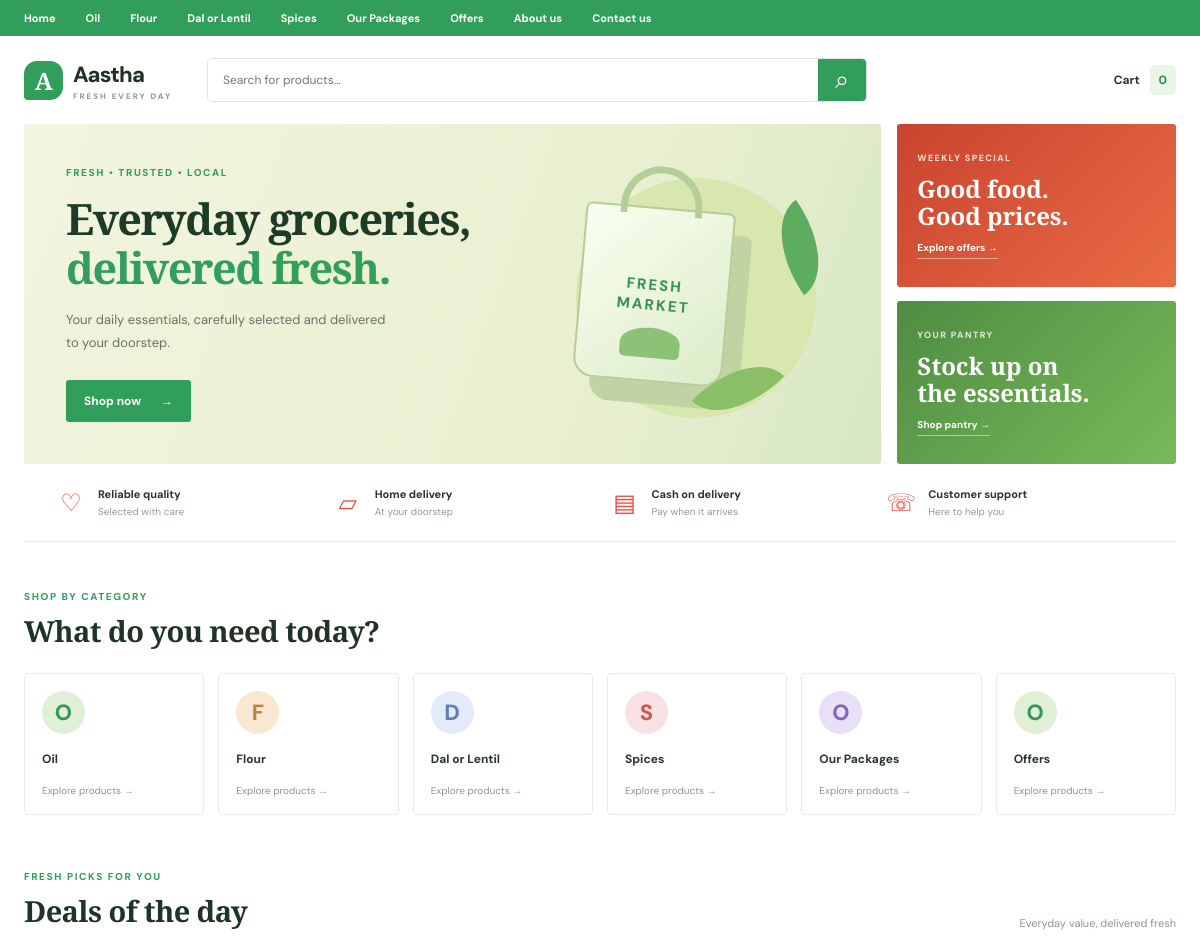
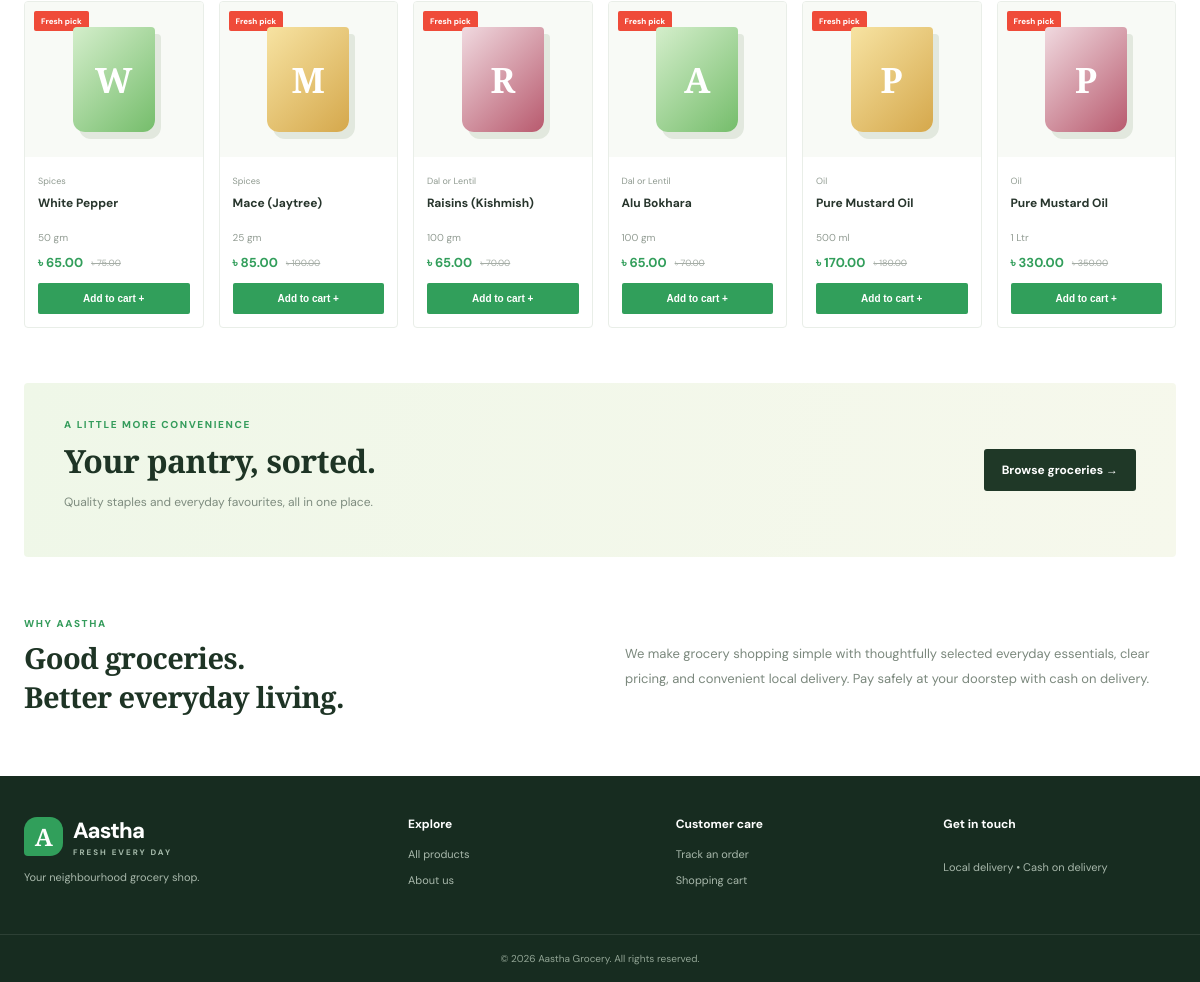
The page / on the database its author committed (2 pictures, top to bottom).
### tables this page shows
CREATE TABLE IF NOT EXISTS categories (
 id INT UNSIGNED AUTO_INCREMENT PRIMARY KEY,
 name VARCHAR(120) NOT NULL,
 slug VARCHAR(140) NOT NULL UNIQUE,
 image VARCHAR(255) DEFAULT NULL,
 sort_order INT NOT NULL DEFAULT 0,
 active TINYINT(1) NOT NULL DEFAULT 1,
 created_at TIMESTAMP DEFAULT CURRENT_TIMESTAMP
);

CREATE TABLE IF NOT EXISTS products (
 id INT UNSIGNED AUTO_INCREMENT PRIMARY KEY,
 category_id INT UNSIGNED NULL,
 name VARCHAR(180) NOT NULL,
 description TEXT NULL,
 image VARCHAR(255) DEFAULT NULL,
 unit VARCHAR(60) NOT NULL DEFAULT '1 item',
 price DECIMAL(10,2) NOT NULL DEFAULT 0,
 old_price DECIMAL(10,2) DEFAULT NULL,
 stock INT NOT NULL DEFAULT 0,
 featured TINYINT(1) NOT NULL DEFAULT 0,
 active TINYINT(1) NOT NULL DEFAULT 1,
 created_at TIMESTAMP DEFAULT CURRENT_TIMESTAMP,
 FOREIGN KEY (category_id) REFERENCES categories(id) ON DELETE SET NULL,
 INDEX(active), INDEX(category_id), INDEX(name)
);

### config.php (called while the page is built, shortened)
<?php
function e(?string $v): string { return htmlspecialchars($v ?? '', ENT_QUOTES, 'UTF-8'); }
function money(float $v): string { return CURRENCY . ' ' . number_format($v, 2); }

### index.php (the view, shortened to what this page needs)
<?php
require __DIR__.'/config.php';
$pdo=db();
$categories=$pdo->query("SELECT * FROM categories WHERE active=1 ORDER BY sort_order,name")->fetchAll();
$products=$pdo->query("SELECT p.*,c.name category_name FROM products p LEFT JOIN categories c ON c.id=p.category_id WHERE p.active=1 ORDER BY p.featured DESC,p.id DESC")->fetchAll();
$cartCount=array_sum(array_map('intval', $_SESSION['cart'] ?? []));
?>
<!doctype html><html lang="en"><head><link rel="stylesheet" href="assets/css/store.css"></head><body>
<div class="topline"><div class="wrap topnav"><a href="index.php">Home</a><?php foreach($categories as $c): ?><a href="#products"><?=e($c['name'])?></a><?php endforeach; ?><a href="#about">About us</a><a href="#contact">Contact us</a></div></div>
<header class="store-header wrap"><a class="brand" href="index.php"><span class="brand-mark">A</span><span>Aastha<small>FRESH EVERY DAY</small></span></a><form class="search" action="index.php" method="get"><input name="q" value="<?=e($_GET['q']??'')?>" placeholder="Search for products..." aria-label="Search products"><button>⌕</button></form><a class="cart-link" href="cart.php">Cart <b><?= (int)$cartCount ?></b></a></header>
<main class="wrap">
<section class="hero-grid"><div class="hero-main"><div class="hero-copy"><span class="eyebrow">FRESH • TRUSTED • LOCAL</span><h1>Everyday groceries,<br><em>delivered fresh.</em></h1><p>Your daily essentials, carefully selected and delivered to your doorstep.</p><a class="green-btn" href="#products">Shop now <span>→</span></a></div><div class="hero-art"><div class="sun"></div><div class="grocery-bag"><span>FRESH<br>MARKET</span><i></i></div><div class="leaf leaf-a"></div><div class="leaf leaf-b"></div></div></div><aside class="hero-side"><div class="side-promo promo-one"><span>WEEKLY SPECIAL</span><h3>Good food.<br>Good prices.</h3><a href="#products">Explore offers →</a></div><div class="side-promo promo-two"><span>YOUR PANTRY</span><h3>Stock up on<br>the essentials.</h3><a href="#products">Shop pantry →</a></div></aside></section>
<section class="benefits"><div><span class="benefit-icon">♡</span><b>Reliable quality</b><small>Selected with care</small></div><div><span class="benefit-icon">▱</span><b>Home delivery</b><small>At your doorstep</small></div><div><span class="benefit-icon">▤</span><b>Cash on delivery</b><small>Pay when it arrives</small></div><div><span class="benefit-icon">☏</span><b>Customer support</b><small>Here to help you</small></div></section>
<section class="category-section"><div class="section-heading"><div><span class="eyebrow">SHOP BY CATEGORY</span><h2>What do you need today?</h2></div></div><div class="category-grid"><?php foreach($categories as $i=>$c): ?><a class="category-card cat-<?=($i%5)+1?>" href="#products"><span class="cat-symbol"><?=e(mb_substr($c['name'],0,1))?></span><b><?=e($c['name'])?></b><small>Explore products →</small></a><?php endforeach; ?></div></section>
<section id="products" class="product-section"><div class="section-heading"><div><span class="eyebrow">FRESH PICKS FOR YOU</span><h2>Deals of the day</h2></div><span class="muted">Everyday value, delivered fresh</span></div><div class="product-grid"><?php
$q=trim($_GET['q']??''); foreach($products as $p): if($q!=='' && stripos($p['name'],$q)===false && stripos($p['category_name']??'',$q)===false) continue; ?>
<article class="product-card"><div class="product-image"><span class="discount">Fresh pick</span><div class="product-placeholder"><?=e(mb_strtoupper(mb_substr($p['name'],0,1)))?></div></div><div class="product-info"><small><?=e($p['category_name']??'Grocery')?></small><h3><?=e($p['name'])?></h3><p><?=e($p['unit'])?></p><div class="price-row"><strong><?=money((float)$p['price'])?></strong><?php if($p['old_price']): ?><del><?=money((float)$p['old_price'])?></del><?php endif; ?></div><form action="cart.php" method="post"><input type="hidden" name="csrf" value="<?=e(csrf_token())?>"><input type="hidden" name="action" value="add"><input type="hidden" name="product_id" value="<?=(int)$p['id']?>"><button class="add-btn" <?=((int)$p['stock']<1?'disabled':'')?>><?=((int)$p['stock']<1?'Out of stock':'Add to cart +')?></button></form></div></article>
<?php endforeach; ?></div></section>
<section class="wide-promo"><div><span class="eyebrow">A LITTLE MORE CONVENIENCE</span><h2>Your pantry, sorted.</h2><p>Quality staples and everyday favourites, all in one place.</p></div><a class="dark-btn" href="#products">Browse groceries →</a></section>
<section id="about" class="about-row"><div><span class="eyebrow">WHY AASTHA</span><h2>Good groceries.<br>Better everyday living.</h2></div><p>We make grocery shopping simple with thoughtfully selected everyday essentials, clear pricing, and convenient local delivery. Pay safely at your doorstep with cash on delivery.</p></section>
</main><footer id="contact"><div class="wrap footer-grid"><div><a class="brand brand-light" href="#"><span class="brand-mark">A</span><span>Aastha<small>FRESH EVERY DAY</small></span></a><p>Your neighbourhood grocery shop.</p></div><div><b>Explore</b><a href="#products">All products</a><a href="#about">About us</a></div><div><b>Customer care</b><a href="track-order.php">Track an order</a><a href="cart.php">Shopping cart</a></div><div><b>Get in touch</b><p>Local delivery • Cash on delivery</p></div></div><div class="copyright">© <?=date('Y')?> Aastha Grocery. All rights reserved.</div></footer><script src="assets/js/store.js"></script></body></html>

### rows shown on the page
categories: name "Oil", name "O"
categories: name "Flour", name "F"
categories: name "Dal or Lentil", name "D"
categories: name "Spices", name "S"
categories: name "Our Packages", name "O"
categories: name "Offers", name "O"
products: name "W", category.name "Spices", name "White Pepper", unit "50 gm", price "৳ 65.00", old_price "৳ 75.00", stock "Add to cart +"
products: name "M", category.name "Spices", name "Mace (Jaytree)", unit "25 gm", price "৳ 85.00", old_price "৳ 100.00", stock "Add to cart +"
products: name "R", category.name "Dal or Lentil", name "Raisins (Kishmish)", unit "100 gm", price "৳ 65.00", old_price "৳ 70.00", stock "Add to cart +"
products: name "A", category.name "Dal or Lentil", name "Alu Bokhara", unit "100 gm", price "৳ 65.00", old_price "৳ 70.00", stock "Add to cart +"
products: name "P", category.name "Oil", name "Pure Mustard Oil", unit "500 ml", price "৳ 170.00", old_price "৳ 180.00", stock "Add to cart +"
products: name "P", category.name "Oil", name "Pure Mustard Oil", unit "1 Ltr", price "৳ 330.00", old_price "৳ 350.00", stock "Add to cart +"

### other values the page prints
$cartCount "0"
